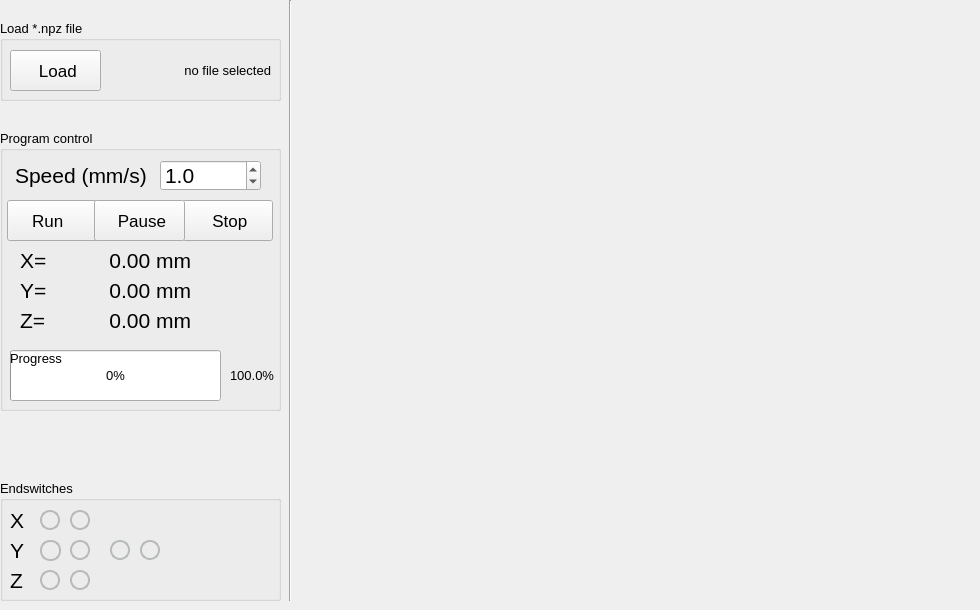
    <widget class="QWidget" name="tab_2">
     <attribute name="title">
      <string>Run</string>
     </attribute>
     <widget class="Line" name="line">
      <property name="geometry">
       <rect>
        <x>280</x>
        <y>0</y>
        <width>20</width>
        <height>601</height>
       </rect>
      </property>
      <property name="orientation">
       <enum>Qt::Vertical</enum>
      </property>
     </widget>
     <widget class="QGroupBox" name="groupBox_2">
      <property name="geometry">
       <rect>
        <x>0</x>
        <y>130</y>
        <width>281</width>
        <height>281</height>
       </rect>
      </property>
      <property name="font">
       <font>
        <pointsize>10</pointsize>
       </font>
      </property>
      <property name="title">
       <string>Program control</string>
      </property>
      <widget class="QPushButton" name="stopButton">
       <property name="geometry">
        <rect>
         <x>182</x>
         <y>70</y>
         <width>91</width>
         <height>41</height>
        </rect>
       </property>
       <property name="font">
        <font>
         <family>.AppleSystemUIFont</family>
         <pointsize>13</pointsize>
         <weight>50</weight>
         <italic>false</italic>
         <bold>false</bold>
        </font>
       </property>
       <property name="styleSheet">
        <string notr="true"/>
       </property>
       <property name="text">
        <string> Stop</string>
       </property>
       <property name="icon">
        <iconset>
         <normaloff>../icons/navigation/png/cancel.png</normaloff>../icons/navigation/png/cancel.png</iconset>
       </property>
      </widget>
      <widget class="QPushButton" name="runButton">
       <property name="geometry">
        <rect>
         <x>7</x>
         <y>70</y>
         <width>91</width>
         <height>41</height>
        </rect>
       </property>
       <property name="font">
        <font>
         <family>.AppleSystemUIFont</family>
         <pointsize>13</pointsize>
         <weight>50</weight>
         <italic>false</italic>
         <bold>false</bold>
        </font>
       </property>
       <property name="styleSheet">
        <string notr="true"/>
       </property>
       <property name="text">
        <string> Run   </string>
       </property>
       <property name="icon">
        <iconset>
         <normaloff>../icons/navigation/png/next-1.png</normaloff>../icons/navigation/png/next-1.png</iconset>
       </property>
      </widget>
      <widget class="QProgressBar" name="progressBar">
       <property name="geometry">
        <rect>
         <x>10</x>
         <y>220</y>
         <width>211</width>
         <height>51</height>
        </rect>
       </property>
       <property name="value">
        <number>0</number>
       </property>
      </widget>
      <widget class="QLabel" name="label_9">
       <property name="geometry">
        <rect>
         <x>10</x>
         <y>220</y>
         <width>59</width>
         <height>16</height>
        </rect>
       </property>
       <property name="font">
        <font>
         <pointsize>10</pointsize>
        </font>
       </property>
       <property name="text">
        <string>Progress</string>
       </property>
      </widget>
      <widget class="QLabel" name="xPosLabel">
       <property name="geometry">
        <rect>
         <x>20</x>
         <y>120</y>
         <width>31</width>
         <height>21</height>
        </rect>
       </property>
       <property name="font">
        <font>
         <family>.AppleSystemUIFont</family>
         <pointsize>16</pointsize>
        </font>
       </property>
       <property name="styleSheet">
        <string notr="true"/>
       </property>
       <property name="text">
        <string>X=</string>
       </property>
      </widget>
      <widget class="QLabel" name="yPosLabel">
       <property name="geometry">
        <rect>
         <x>20</x>
         <y>150</y>
         <width>31</width>
         <height>21</height>
        </rect>
       </property>
       <property name="font">
        <font>
         <family>.AppleSystemUIFont</family>
         <pointsize>16</pointsize>
        </font>
       </property>
       <property name="styleSheet">
        <string notr="true"/>
       </property>
       <property name="text">
        <string>Y=</string>
       </property>
      </widget>
      <widget class="QLabel" name="zPosLabel">
       <property name="geometry">
        <rect>
         <x>20</x>
         <y>180</y>
         <width>31</width>
         <height>21</height>
        </rect>
       </property>
       <property name="font">
        <font>
         <family>.AppleSystemUIFont</family>
         <pointsize>16</pointsize>
        </font>
       </property>
       <property name="styleSheet">
        <string notr="true"/>
       </property>
       <property name="text">
        <string>Z=</string>
       </property>
      </widget>
      <widget class="QLabel" name="xPosValue">
       <property name="geometry">
        <rect>
         <x>60</x>
         <y>120</y>
         <width>131</width>
         <height>21</height>
        </rect>
       </property>
       <property name="font">
        <font>
         <family>.AppleSystemUIFont</family>
         <pointsize>16</pointsize>
        </font>
       </property>
       <property name="styleSheet">
        <string notr="true"/>
       </property>
       <property name="text">
        <string>0.00 mm</string>
       </property>
       <property name="alignment">
        <set>Qt::AlignRight|Qt::AlignTrailing|Qt::AlignVCenter</set>
       </property>
      </widget>
      <widget class="QLabel" name="yPosValue">
       <property name="geometry">
        <rect>
         <x>60</x>
         <y>150</y>
         <width>131</width>
         <height>21</height>
        </rect>
       </property>
       <property name="font">
        <font>
         <family>.AppleSystemUIFont</family>
         <pointsize>16</pointsize>
        </font>
       </property>
       <property name="styleSheet">
        <string notr="true"/>
       </property>
       <property name="text">
        <string>0.00 mm</string>
       </property>
       <property name="alignment">
        <set>Qt::AlignRight|Qt::AlignTrailing|Qt::AlignVCenter</set>
       </property>
      </widget>
      <widget class="QLabel" name="zPosValue">
       <property name="geometry">
        <rect>
         <x>60</x>
         <y>180</y>
         <width>131</width>
         <height>21</height>
        </rect>
       </property>
       <property name="font">
        <font>
         <family>.AppleSystemUIFont</family>
         <pointsize>16</pointsize>
        </font>
       </property>
       <property name="styleSheet">
        <string notr="true"/>
       </property>
       <property name="text">
        <string>0.00 mm</string>
       </property>
       <property name="alignment">
        <set>Qt::AlignRight|Qt::AlignTrailing|Qt::AlignVCenter</set>
       </property>
      </widget>
      <widget class="QLabel" name="progressValue">
       <property name="geometry">
        <rect>
         <x>230</x>
         <y>237</y>
         <width>51</width>
         <height>16</height>
        </rect>
       </property>
       <property name="font">
        <font>
         <pointsize>10</pointsize>
        </font>
       </property>
       <property name="text">
        <string>100.0%</string>
       </property>
      </widget>
      <widget class="QDoubleSpinBox" name="speed">
       <property name="geometry">
        <rect>
         <x>160</x>
         <y>30</y>
         <width>101</width>
         <height>31</height>
        </rect>
       </property>
       <property name="font">
        <font>
         <pointsize>16</pointsize>
        </font>
       </property>
       <property name="styleSheet">
        <string notr="true"/>
       </property>
       <property name="decimals">
        <number>1</number>
       </property>
       <property name="minimum">
        <double>0.500000000000000</double>
       </property>
       <property name="maximum">
        <double>400.000000000000000</double>
       </property>
       <property name="singleStep">
        <double>0.100000000000000</double>
       </property>
       <property name="value">
        <double>1.000000000000000</double>
       </property>
      </widget>
      <widget class="QLabel" name="xPosLabel_13">
       <property name="geometry">
        <rect>
         <x>15</x>
         <y>30</y>
         <width>141</width>
         <height>31</height>
        </rect>
       </property>
       <property name="font">
        <font>
         <pointsize>16</pointsize>
        </font>
       </property>
       <property name="styleSheet">
        <string notr="true"/>
       </property>
       <property name="text">
        <string>Speed (mm/s)</string>
       </property>
      </widget>
      <widget class="QPushButton" name="pauseButton">
       <property name="geometry">
        <rect>
         <x>94</x>
         <y>70</y>
         <width>91</width>
         <height>41</height>
        </rect>
       </property>
       <property name="font">
        <font>
         <family>.AppleSystemUIFont</family>
         <pointsize>13</pointsize>
         <weight>50</weight>
         <italic>false</italic>
         <bold>false</bold>
        </font>
       </property>
       <property name="styleSheet">
        <string notr="true"/>
       </property>
       <property name="text">
        <string> Pause</string>
       </property>
       <property name="icon">
        <iconset>
         <normaloff>../icons/navigation/png/pause.png</normaloff>../icons/navigation/png/pause.png</iconset>
       </property>
      </widget>
     </widget>
     <widget class="QGroupBox" name="loadNpz">
      <property name="geometry">
       <rect>
        <x>0</x>
        <y>20</y>
        <width>281</width>
        <height>81</height>
       </rect>
      </property>
      <property name="font">
       <font>
        <pointsize>10</pointsize>
       </font>
      </property>
      <property name="title">
       <string>Load *.npz file</string>
      </property>
      <widget class="QPushButton" name="loadConvertedFileButton">
       <property name="geometry">
        <rect>
         <x>10</x>
         <y>30</y>
         <width>91</width>
         <height>41</height>
        </rect>
       </property>
       <property name="font">
        <font>
         <pointsize>13</pointsize>
        </font>
       </property>
       <property name="styleSheet">
        <string notr="true"/>
       </property>
       <property name="text">
        <string> Load</string>
       </property>
       <property name="icon">
        <iconset>
         <normaloff>../icons/navigation/png/upload.png</normaloff>../icons/navigation/png/upload.png</iconset>
       </property>
      </widget>
      <widget class="QLabel" name="npzImportName">
       <property name="geometry">
        <rect>
         <x>100</x>
         <y>35</y>
         <width>171</width>
         <height>31</height>
        </rect>
       </property>
       <property name="text">
        <string>no file selected</string>
       </property>
       <property name="alignment">
        <set>Qt::AlignRight|Qt::AlignTrailing|Qt::AlignVCenter</set>
       </property>
      </widget>
     </widget>
     <widget class="QGroupBox" name="groupBox_4">
      <property name="geometry">
       <rect>
        <x>0</x>
        <y>480</y>
        <width>281</width>
        <height>121</height>
       </rect>
      </property>
      <property name="font">
       <font>
        <pointsize>10</pointsize>
       </font>
      </property>
      <property name="title">
       <string>Endswitches</string>
      </property>
      <widget class="QLabel" name="label_6">
       <property name="geometry">
        <rect>
         <x>10</x>
         <y>30</y>
         <width>21</width>
         <height>21</height>
        </rect>
       </property>
       <property name="font">
        <font>
         <pointsize>16</pointsize>
        </font>
       </property>
       <property name="text">
        <string>X</string>
       </property>
      </widget>
      <widget class="QLabel" name="label_7">
       <property name="geometry">
        <rect>
         <x>10</x>
         <y>60</y>
         <width>21</width>
         <height>21</height>
        </rect>
       </property>
       <property name="font">
        <font>
         <pointsize>16</pointsize>
        </font>
       </property>
       <property name="text">
        <string>Y</string>
       </property>
      </widget>
      <widget class="QLabel" name="label_8">
       <property name="geometry">
        <rect>
         <x>10</x>
         <y>90</y>
         <width>21</width>
         <height>21</height>
        </rect>
       </property>
       <property name="font">
        <font>
         <pointsize>16</pointsize>
        </font>
       </property>
       <property name="text">
        <string>Z</string>
       </property>
      </widget>
      <widget class="QFrame" name="endswitchYRear1">
       <property name="geometry">
        <rect>
         <x>70</x>
         <y>60</y>
         <width>20</width>
         <height>20</height>
        </rect>
       </property>
       <property name="styleSheet">
        <string notr="true">QWidget { background: qradialgradient(cx: 0.5, cy: 0.5,
fx: 0.5, fy: 0.5,
radius: 1, stop: 0 #e1ff00, stop: 1 #7ae500);
border-radius: 10px;border: 2px solid rgb(183, 186, 186);}</string>
       </property>
       <property name="frameShape">
        <enum>QFrame::StyledPanel</enum>
       </property>
       <property name="frameShadow">
        <enum>QFrame::Raised</enum>
       </property>
      </widget>
      <widget class="QFrame" name="endswitchYFront2">
       <property name="geometry">
        <rect>
         <x>110</x>
         <y>60</y>
         <width>20</width>
         <height>20</height>
        </rect>
       </property>
       <property name="styleSheet">
        <string notr="true">QWidget { background: qradialgradient(cx: 0.5, cy: 0.5,
fx: 0.5, fy: 0.5,
radius: 1, stop: 0 #e1ff00, stop: 1 #7ae500);
border-radius: 10px;border: 2px solid rgb(183, 186, 186);}</string>
       </property>
       <property name="frameShape">
        <enum>QFrame::StyledPanel</enum>
       </property>
       <property name="frameShadow">
        <enum>QFrame::Raised</enum>
       </property>
      </widget>
      <widget class="QFrame" name="endswitchYRear2">
       <property name="geometry">
        <rect>
         <x>140</x>
         <y>60</y>
         <width>20</width>
         <height>20</height>
        </rect>
       </property>
       <property name="styleSheet">
        <string notr="true">QWidget { background: qradialgradient(cx: 0.5, cy: 0.5,
fx: 0.5, fy: 0.5,
radius: 1, stop: 0 #e1ff00, stop: 1 #7ae500);
border-radius: 10px;border: 2px solid rgb(183, 186, 186);}</string>
       </property>
       <property name="frameShape">
        <enum>QFrame::StyledPanel</enum>
       </property>
       <property name="frameShadow">
        <enum>QFrame::Raised</enum>
       </property>
      </widget>
      <widget class="QFrame" name="endswitchXRear">
       <property name="geometry">
        <rect>
         <x>70</x>
         <y>30</y>
         <width>20</width>
         <height>20</height>
        </rect>
       </property>
       <property name="styleSheet">
        <string notr="true">QWidget { background: qradialgradient(cx: 0.5, cy: 0.5,
fx: 0.5, fy: 0.5,
radius: 1, stop: 0 #e1ff00, stop: 1 #7ae500);
border-radius: 10px;border: 2px solid rgb(183, 186, 186);}</string>
       </property>
       <property name="frameShape">
        <enum>QFrame::StyledPanel</enum>
       </property>
       <property name="frameShadow">
        <enum>QFrame::Raised</enum>
       </property>
      </widget>
      <widget class="QFrame" name="endswitchZFront">
       <property name="geometry">
        <rect>
         <x>40</x>
         <y>90</y>
         <width>20</width>
         <height>20</height>
        </rect>
       </property>
       <property name="styleSheet">
        <string notr="true">QWidget { background: qradialgradient(cx: 0.5, cy: 0.5,
fx: 0.5, fy: 0.5,
radius: 1, stop: 0 #e1ff00, stop: 1 #7ae500);
border-radius: 10px;border: 2px solid rgb(183, 186, 186);}</string>
       </property>
       <property name="frameShape">
        <enum>QFrame::StyledPanel</enum>
       </property>
       <property name="frameShadow">
        <enum>QFrame::Raised</enum>
       </property>
      </widget>
      <widget class="QFrame" name="endswitchZRear">
       <property name="geometry">
        <rect>
         <x>70</x>
         <y>90</y>
         <width>20</width>
         <height>20</height>
        </rect>
       </property>
       <property name="styleSheet">
        <string notr="true">QWidget { background: qradialgradient(cx: 0.5, cy: 0.5,
fx: 0.5, fy: 0.5,
radius: 1, stop: 0 #e1ff00, stop: 1 #7ae500);
border-radius: 10px;border: 2px solid rgb(183, 186, 186);}</string>
       </property>
       <property name="frameShape">
        <enum>QFrame::StyledPanel</enum>
       </property>
       <property name="frameShadow">
        <enum>QFrame::Raised</enum>
       </property>
      </widget>
      <widget class="QFrame" name="endswitchYFront1">
       <property name="geometry">
        <rect>
         <x>40</x>
         <y>60</y>
         <width>21</width>
         <height>21</height>
        </rect>
       </property>
       <property name="styleSheet">
        <string notr="true">QWidget { background: qradialgradient(cx: 0.5, cy: 0.5,
fx: 0.5, fy: 0.5,
radius: 1, stop: 0 #e1ff00, stop: 1 #7ae500);
border-radius: 10px;border: 2px solid rgb(183, 186, 186);}</string>
       </property>
       <property name="frameShape">
        <enum>QFrame::StyledPanel</enum>
       </property>
       <property name="frameShadow">
        <enum>QFrame::Raised</enum>
       </property>
      </widget>
      <widget class="QFrame" name="endswitchXFront">
       <property name="geometry">
        <rect>
         <x>40</x>
         <y>30</y>
         <width>20</width>
         <height>20</height>
        </rect>
       </property>
       <property name="styleSheet">
        <string notr="true">QWidget { background: qradialgradient(cx: 0.5, cy: 0.5,
fx: 0.5, fy: 0.5,
radius: 1, stop: 0 #e1ff00, stop: 1 #7ae500);
border-radius: 10px;border: 2px solid rgb(183, 186, 186);}</string>
       </property>
       <property name="frameShape">
        <enum>QFrame::StyledPanel</enum>
       </property>
       <property name="frameShadow">
        <enum>QFrame::Raised</enum>
       </property>
      </widget>
     </widget>
     <widget class="QWidget" name="verticalLayoutWidget">
      <property name="geometry">
       <rect>
        <x>290</x>
        <y>10</y>
        <width>681</width>
        <height>591</height>
       </rect>
      </property>
      <layout class="QVBoxLayout" name="plot3dProgramCode"/>
     </widget>
    </widget>
